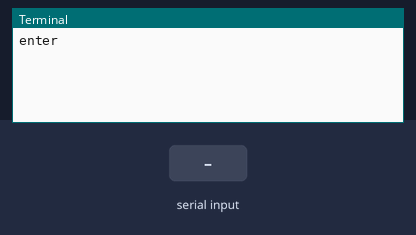
This program was run on a simulated Raspberry Pi (BCM pin numbers). On the bench: the last lines printed to the terminal. Inputs (shaded band) come from the test bench. Threads take turns every 2 ms; the clock reads 2024-03-15 10:24:30 at power-on unless the program sets it. At 6.8 s the program stops and its outputs stay as they are.

Above: at 1.7 s.
1.8 s: "1" typed at the terminal, then Enter
At 2.4 s:
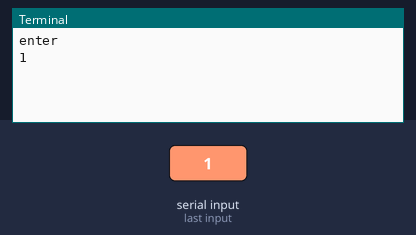
At 7.5 s:
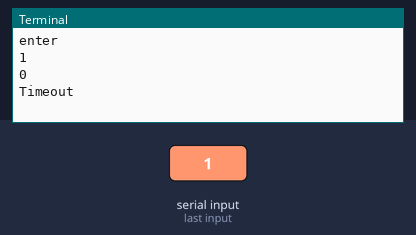

Measured:
- after the input at 1.8 s, the terminal: prints a new line at once (image 1)

The program:

get_finger_image.py
```python
#!/usr/bin/env python
# -*- coding:utf-8 -*-

import serial
import time
import threading
import sys
import RPi.GPIO as GPIO
import pickle

TRUE         =  1
FALSE        =  0

# Basic response message definition
ACK_SUCCESS           = 0x00
ACK_FAIL              = 0x01
ACK_FULL              = 0x04
ACK_NO_USER           = 0x05
ACK_TIMEOUT           = 0x08
ACK_GO_OUT            = 0x0F     # The center of the fingerprint is out of alignment with sensor

# User information definition
ACK_ALL_USER          = 0x00
ACK_GUEST_USER        = 0x01
ACK_NORMAL_USER       = 0x02
ACK_MASTER_USER       = 0x03

USER_MAX_CNT          = 1000        # Maximum fingerprint number

# Command definition
CMD_HEAD              = 0xF5
CMD_TAIL              = 0xF5
CMD_ADD_1             = 0x01
CMD_ADD_2             = 0x02
CMD_ADD_3             = 0x03
CMD_MATCH             = 0x0C
CMD_DEL               = 0x04
CMD_DEL_ALL           = 0x05
CMD_USER_CNT          = 0x09
CMD_COM_LEV           = 0x28
CMD_LP_MODE           = 0x2C
CMD_TIMEOUT           = 0x2E
CMD_GET_IMG           = 0x24

CMD_FINGER_DETECTED   = 0x14


Finger_WAKE_Pin   = 23
Finger_RST_Pin    = 24

GPIO.setmode(GPIO.BCM)
GPIO.setwarnings(False)
GPIO.setup(Finger_WAKE_Pin, GPIO.IN)
GPIO.setup(Finger_RST_Pin, GPIO.OUT)
GPIO.setup(Finger_RST_Pin, GPIO.OUT, initial=GPIO.HIGH)

g_rx_buf            = []
PC_Command_RxBuf    = []
Finger_SleepFlag    = 0

rLock = threading.RLock()
ser = serial.Serial("/dev/ttyS0", 19200)

#***************************************************************************
# @brief    send a command, and wait for the response of module
#***************************************************************************/
def  TxAndRxCmd(command_buf, rx_bytes_need, timeout):
    global g_rx_buf
    CheckSum = 0
    tx_buf = []

    tx_buf.append(CMD_HEAD)
    for byte in command_buf:
        tx_buf.append(byte)
        CheckSum ^= byte

    tx_buf.append(CheckSum)
    tx_buf.append(CMD_TAIL)

    ser.flushInput()
    ser.write(tx_buf)

    g_rx_buf = []
    time_before = time.time()
    time_after = time.time()
    while time_after - time_before < timeout and len(g_rx_buf) < rx_bytes_need:  # Waiting for response
        bytes_can_recv = ser.inWaiting()
        if bytes_can_recv != 0:
            g_rx_buf += ser.read(bytes_can_recv)
        time_after = time.time()

    if len(g_rx_buf) != rx_bytes_need:
        if len(g_rx_buf) != 0:
            print (g_rx_buf[4])
            if g_rx_buf[4] == 0:
                return ACK_SUCCESS
        print (len(g_rx_buf))
        return ACK_TIMEOUT
    if g_rx_buf[0] != CMD_HEAD:
        return ACK_FAIL
    if g_rx_buf[rx_bytes_need - 1] != CMD_TAIL:
        return ACK_FAIL
    if g_rx_buf[1] != tx_buf[1]:
        return ACK_FAIL

    CheckSum = 0
    for index, byte in enumerate(g_rx_buf):
        if index == 0:
            continue
        if index == 6:
            if CheckSum != byte:
                return ACK_FAIL
        CheckSum ^= byte

    return  ACK_SUCCESS;

def Auto_Verify_Finger():
    while True:
        if rLock.acquire() == True:
            # If you enter the sleep mode, then open the Automatic wake-up function of the finger,
            # begin to check if the finger is pressed, and then start the module and match
            if Finger_SleepFlag == 1:
                if GPIO.input(Finger_WAKE_Pin) == 1:   # If you press your finger
                    time.sleep(0.01)
                    if GPIO.input(Finger_WAKE_Pin) == 1:
                        GPIO.output(Finger_RST_Pin, GPIO.HIGH)   # Pull up the RST to start the module and start matching the fingers
                        time.sleep(0.25)	   # Wait for module to start
                        print ("Waiting Finger......Please try to place the center of the fingerprint flat to sensor !")
                        r = VerifyUser()
                        if r == ACK_SUCCESS:
                            print ("Matching successful !")
                        elif r == ACK_NO_USER:
                            print ("Failed: This fingerprint was not found in the library !")
                        elif r == ACK_TIMEOUT:
                            print ("Failed: Time out !")
                        elif r == ACK_GO_OUT:
                            print ("Failed: Please try to place the center of the fingerprint flat to sensor !")

                        #After the matching action is completed, drag RST down to sleep
                        #and continue to wait for your fingers to press
                        GPIO.output(Finger_RST_Pin, GPIO.LOW)

            rLock.release()

def GetFingerImage_Upload():
    global g_rx_buf
    command_buf = [CMD_GET_IMG, 0, 0, 0, 0]
    r = TxAndRxCmd(command_buf, 8+6600+3, 5)
    if r == ACK_FAIL:
        print ("Fail")
        return ACK_FAIL
    elif r == ACK_TIMEOUT:
        print ('Timeout')
        return ACK_TIMEOUT
    elif r == ACK_SUCCESS:
        with open('sample_finger_img.dat', 'wb') as finger_file:
            pickle.dump(g_rx_buf, finger_file)
        return ACK_SUCCESS

if __name__ == '__main__':
	GPIO.output(Finger_RST_Pin, GPIO.LOW)
	time.sleep(0.25)
	GPIO.output(Finger_RST_Pin, GPIO.HIGH)
	time.sleep(0.25)
	thread_Auto_Verify_Finger = threading.Thread(target=Auto_Verify_Finger,args=())
	thread_Auto_Verify_Finger.setDaemon(True)
	thread_Auto_Verify_Finger.start()
	input('enter')
	GetFingerImage_Upload()
```
